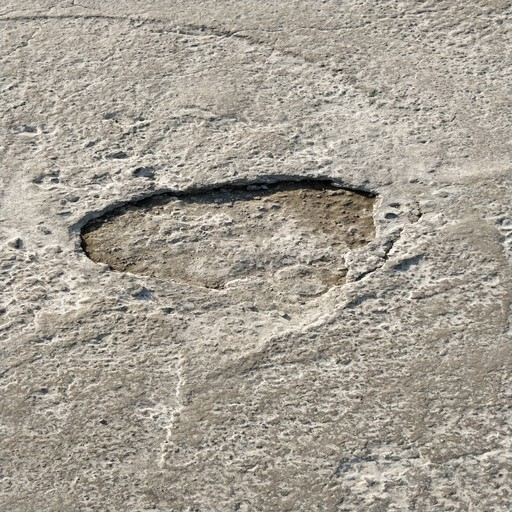
#> input picture Pothole-Go-Python/test_ML/testImages_pothole/Pothole/10 resized - Copy (2).jpg, 512 x 512 px, found by its file name
$ python dataGenerate.py
#> lines starting #> are read from the running program, lines starting #| are printed output that depends on the picture
import numpy as np
import matplotlib.pyplot as plt
import os
import cv2
from tqdm import tqdm
import random
import pickle

#images _ val

DATADIR = "E:/PythonProjects/pythonGo/Pothole-GO/Pothole-GO/Pothole-Go-Python/test_ML/testImages_pothole/"

CATEGORIES = ["Pothole", "NoPothole"]

training_data = []

IMG_SIZE = 250


def create_training_data():
    for category in CATEGORIES:  # do pothole and nopothole

        path = os.path.join(DATADIR, category)  # create path to pothole and nopothole
        class_num = CATEGORIES.index(category)  # get the classification  (0 or a 1). 0=pothole 1=nopothole

        for img in tqdm(os.listdir(path)):  # iterate over each image per pothole and no
            try:
                img_array = cv2.imread(os.path.join(path, img), cv2.IMREAD_GRAYSCALE)  # convert to array
#> img_array: shape (512, 512); min 0, max 255, mean 159.6
                new_array = cv2.resize(img_array, (IMG_SIZE, IMG_SIZE))  # resize to normalize data size
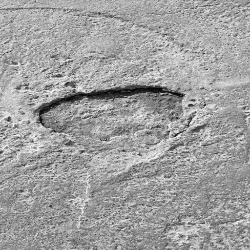
#> new_array: shape (250, 250); min 0, max 253, mean 159.5
                training_data.append([new_array, class_num])  # add this to our training_data
            except Exception as e:
                print("general exception", e, os.path.join(path, img))
#> pass 2 of the loop in create_training_data, `for category in CATEGORIES:`:
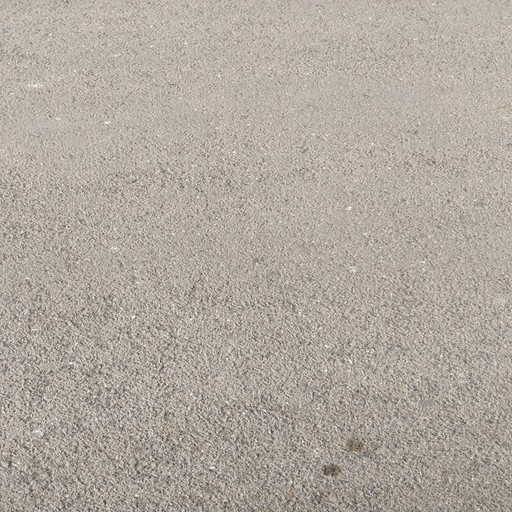
#> input picture Pothole-Go-Python/test_ML/testImages_pothole/NoPothole/0 resized - Copy - Copy.jpg, 512 x 512 px, found by its file name
#> in create_training_data, `new_array = cv2.resize(img_array, (IMG_SIZE, IMG_SIZE))`:
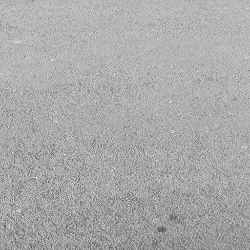
#> new_array: shape (250, 250); min 67, max 251, mean 169.8


create_training_data()

random.shuffle(training_data)

X = []
y = []

for features, label in training_data:
    X.append(features)
    y.append(label)
#> this loop made 2 passes
#> label on passes 1 to 2: 0, 1
#> after the loop, X = 2 items; y = [0, 1]

X = np.array(X).reshape(-1, IMG_SIZE, IMG_SIZE, 1)

pickle_out = open("X.pickle", "wb")
pickle.dump(X, pickle_out)
pickle_out.close()

pickle_out = open("y.pickle", "wb")
pickle.dump(y, pickle_out)
pickle_out.close()
